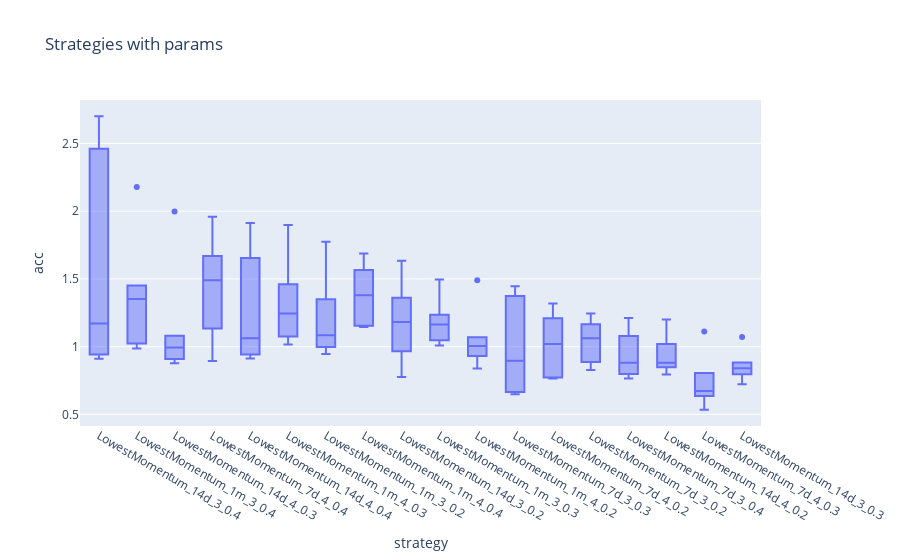
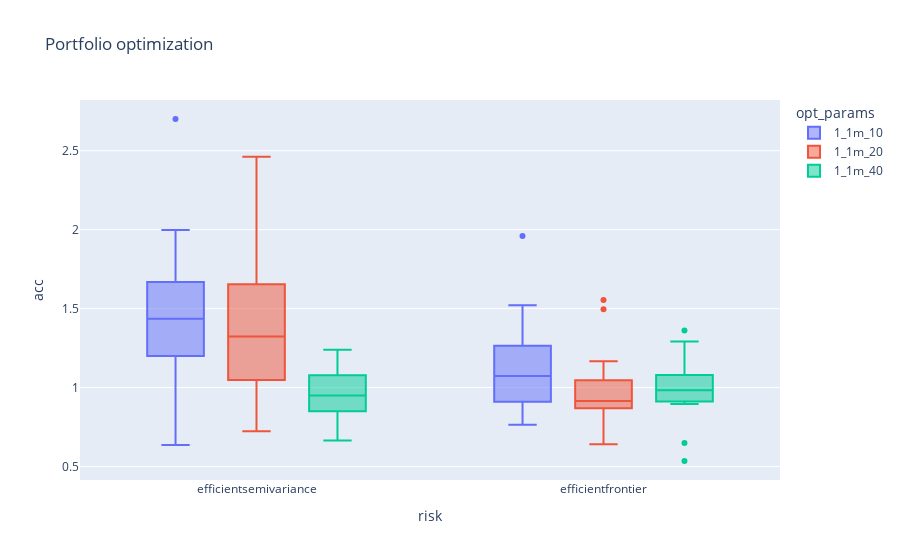

Notebook code for these charts, in order:
### Code cell
plots(lmf)

### Figure 1 — Plotly figure (JSON) as saved in the notebook; plotly's stock layout.template omitted (floating-point values rounded to 4 significant figures)
{"data": [{"alignmentgroup": "True", "hovertemplate": "strategy=%{x}<br>acc=%{y}<extra></extra>", "legendgroup": "", "marker": {"color": "#636efa"}, "name": "", "notched": false, "offsetgroup": "", "orientation": "v", "showlegend": false, "type": "box", "x": ["LowestMomentum_14d_3_0.4", "LowestMomentum_14d_3_0.4", "LowestMomentum_1m_3_0.4", "LowestMomentum_14d_4_0.3", "LowestMomentum_7d_4_0.4", "LowestMomentum_14d_4_0.4", "LowestMomentum_1m_4_0.3", "LowestMomentum_1m_3_0.2", "LowestMomentum_1m_4_0.4", "LowestMomentum_7d_4_0.4", "LowestMomentum_14d_4_0.4", "LowestMomentum_14d_3_0.2", "LowestMomentum_1m_4_0.4", "LowestMomentum_7d_4_0.4", "LowestMomentum_1m_4_0.4", "LowestMomentum_1m_3_0.3", "LowestMomentum_1m_4_0.2", "LowestMomentum_1m_4_0.3", "LowestMomentum_1m_3_0.4", "LowestMomentum_7d_3_0.3", "LowestMomentum_7d_4_0.4", "LowestMomentum_1m_3_0.4", "LowestMomentum_1m_4_0.3", "LowestMomentum_7d_3_0.3", "LowestMomentum_14d_3_0.2", "LowestMomentum_1m_3_0.2", "LowestMomentum_14d_3_0.2", "LowestMomentum_7d_4_0.2", "LowestMomentum_1m_3_0.4", "LowestMomentum_14d_3_0.4", "LowestMomentum_7d_3_0.2", "LowestMomentum_1m_4_0.4", "LowestMomentum_1m_3_0.3", "LowestMomentum_7d_3_0.4", "LowestMomentum_7d_4_0.2", "LowestMomentum_1m_3_0.3", "LowestMomentum_14d_4_0.2", "LowestMomentum_1m_3_0.2", "LowestMomentum_7d_3_0.2", "LowestMomentum_1m_4_0.4", "LowestMomentum_1m_4_0.4", "LowestMomentum_7d_4_0.4", "LowestMomentum_1m_3_0.3", "LowestMomentum_7d_4_0.3", "LowestMomentum_1m_4_0.3", "LowestMomentum_14d_4_0.3", "LowestMomentum_7d_3_0.4", "LowestMomentum_7d_3_0.2", "LowestMomentum_14d_4_0.4", "LowestMomentum_14d_3_0.4", "LowestMomentum_1m_4_0.3", "LowestMomentum_14d_3_0.3", "LowestMomentum_1m_4_0.2", "LowestMomentum_7d_4_0.2", "LowestMomentum_1m_3_0.3", "LowestMomentum_14d_4_0.3", "LowestMomentum_14d_4_0.4", "LowestMomentum_7d_3_0.2", "LowestMomentum_14d_3_0.2", "LowestMomentum_1m_3_0.4", "LowestMomentum_14d_4_0.2", "LowestMomentum_1m_4_0.2", "LowestMomentum_1m_4_0.3", "LowestMomentum_1m_3_0.3", "LowestMomentum_1m_3_0.2", "LowestMomentum_1m_3_0.2", "LowestMomentum_1m_4_0.2", "LowestMomentum_1m_3_0.4", "LowestMomentum_7d_4_0.2", "LowestMomentum_14d_3_0.2", "LowestMomentum_1m_3_0.2", "LowestMomentum_14d_3_0.4", "LowestMomentum_14d_4_0.4", "LowestMomentum_14d_4_0.3", "LowestMomentum_1m_4_0.2", "LowestMomentum_14d_4_0.4", "LowestMomentum_7d_3_0.4", "LowestMomentum_14d_3_0.4", "LowestMomentum_7d_3_0.3", "LowestMomentum_14d_4_0.3", "LowestMomentum_7d_4_0.4", "LowestMomentum_7d_3_0.2", "LowestMomentum_14d_4_0.2", "LowestMomentum_14d_3_0.3", "LowestMomentum_7d_3_0.3", "LowestMomentum_14d_4_0.3", "LowestMomentum_14d_4_0.2", "LowestMomentum_14d_3_0.3", "LowestMomentum_7d_3_0.4", "LowestMomentum_14d_4_0.2", "LowestMomentum_1m_4_0.2", "LowestMomentum_7d_3_0.2", "LowestMomentum_14d_3_0.3", "LowestMomentum_7d_4_0.3", "LowestMomentum_7d_3_0.4", "LowestMomentum_14d_3_0.3", "LowestMomentum_14d_4_0.2", "LowestMomentum_14d_3_0.2", "LowestMomentum_7d_4_0.2", "LowestMomentum_7d_4_0.2", "LowestMomentum_7d_3_0.4", "LowestMomentum_14d_3_0.3", "LowestMomentum_7d_4_0.3", "LowestMomentum_7d_3_0.3", "LowestMomentum_7d_3_0.3", "LowestMomentum_7d_4_0.3", "LowestMomentum_7d_4_0.3", "LowestMomentum_7d_4_0.3"], "x0": " ", "xaxis": "x", "y": [2.701, 2.462, 2.18, 1.998, 1.96, 1.912, 1.898, 1.775, 1.688, 1.669, 1.654, 1.635, 1.566, 1.555, 1.521, 1.495, 1.49, 1.46, 1.452, 1.446, 1.425, 1.411, 1.406, 1.374, 1.362, 1.349, 1.326, 1.32, 1.291, 1.264, 1.245, 1.239, 1.236, 1.212, 1.209, 1.204, 1.2, 1.166, 1.165, 1.154, 1.146, 1.134, 1.125, 1.113, 1.084, 1.081, 1.079, 1.079, 1.079, 1.078, 1.076, 1.071, 1.07, 1.069, 1.048, 1.047, 1.047, 1.045, 1.037, 1.024, 1.02, 1.018, 1.016, 1.008, 1.003, 0.9981, 0.9914, 0.9859, 0.9716, 0.9661, 0.9461, 0.9426, 0.9417, 0.9415, 0.9303, 0.9133, 0.9116, 0.9114, 0.9108, 0.9091, 0.8952, 0.8878, 0.8851, 0.8838, 0.8826, 0.877, 0.8767, 0.8695, 0.8502, 0.8489, 0.8381, 0.8284, 0.8133, 0.8062, 0.7991, 0.796, 0.7946, 0.777, 0.7728, 0.7654, 0.7649, 0.7224, 0.7054, 0.6649, 0.6493, 0.6415, 0.6364, 0.5348], "y0": " ", "yaxis": "y"}], "layout": {"boxmode": "group", "legend": {"tracegroupgap": 0}, "title": {"text": "Strategies with params"}, "xaxis": {"anchor": "y", "domain": [0, 1], "title": {"text": "strategy"}}, "yaxis": {"anchor": "x", "domain": [0, 1], "title": {"text": "acc"}}}}

### Figure 2 — Plotly figure (JSON) as saved in the notebook; plotly's stock layout.template omitted (floating-point values rounded to 4 significant figures)
{"data": [{"alignmentgroup": "True", "hovertemplate": "opt_params=1_1m_10<br>risk=%{x}<br>acc=%{y}<extra></extra>", "legendgroup": "1_1m_10", "marker": {"color": "#636efa"}, "name": "1_1m_10", "notched": false, "offsetgroup": "1_1m_10", "orientation": "v", "showlegend": true, "type": "box", "x": ["efficientsemivariance", "efficientsemivariance", "efficientfrontier", "efficientsemivariance", "efficientsemivariance", "efficientsemivariance", "efficientsemivariance", "efficientsemivariance", "efficientfrontier", "efficientsemivariance", "efficientsemivariance", "efficientfrontier", "efficientsemivariance", "efficientfrontier", "efficientsemivariance", "efficientfrontier", "efficientfrontier", "efficientsemivariance", "efficientsemivariance", "efficientsemivariance", "efficientsemivariance", "efficientfrontier", "efficientfrontier", "efficientfrontier", "efficientfrontier", "efficientfrontier", "efficientfrontier", "efficientfrontier", "efficientsemivariance", "efficientfrontier", "efficientsemivariance", "efficientfrontier", "efficientfrontier", "efficientfrontier", "efficientfrontier", "efficientsemivariance"], "x0": " ", "xaxis": "x", "y": [2.701, 1.998, 1.96, 1.912, 1.775, 1.669, 1.635, 1.566, 1.521, 1.49, 1.46, 1.452, 1.411, 1.406, 1.374, 1.264, 1.245, 1.236, 1.212, 1.2, 1.165, 1.113, 1.081, 1.079, 1.069, 1.018, 1.008, 0.9981, 0.9716, 0.9108, 0.8133, 0.796, 0.7946, 0.777, 0.7649, 0.6364], "y0": " ", "yaxis": "y"}, {"alignmentgroup": "True", "hovertemplate": "opt_params=1_1m_20<br>risk=%{x}<br>acc=%{y}<extra></extra>", "legendgroup": "1_1m_20", "marker": {"color": "#EF553B"}, "name": "1_1m_20", "notched": false, "offsetgroup": "1_1m_20", "orientation": "v", "showlegend": true, "type": "box", "x": ["efficientsemivariance", "efficientsemivariance", "efficientsemivariance", "efficientsemivariance", "efficientsemivariance", "efficientfrontier", "efficientfrontier", "efficientsemivariance", "efficientsemivariance", "efficientsemivariance", "efficientsemivariance", "efficientsemivariance", "efficientsemivariance", "efficientfrontier", "efficientfrontier", "efficientsemivariance", "efficientsemivariance", "efficientsemivariance", "efficientfrontier", "efficientsemivariance", "efficientfrontier", "efficientfrontier", "efficientfrontier", "efficientfrontier", "efficientfrontier", "efficientfrontier", "efficientfrontier", "efficientfrontier", "efficientfrontier", "efficientsemivariance", "efficientfrontier", "efficientsemivariance", "efficientfrontier", "efficientfrontier", "efficientsemivariance", "efficientfrontier"], "x0": " ", "xaxis": "x", "y": [2.462, 2.18, 1.898, 1.688, 1.654, 1.555, 1.495, 1.446, 1.425, 1.349, 1.326, 1.32, 1.204, 1.166, 1.146, 1.079, 1.07, 1.047, 1.047, 1.045, 1.024, 1.016, 0.9661, 0.9426, 0.8878, 0.8851, 0.8826, 0.877, 0.8695, 0.8489, 0.8381, 0.8062, 0.7991, 0.7728, 0.7224, 0.6415], "y0": " ", "yaxis": "y"}, {"alignmentgroup": "True", "hovertemplate": "opt_params=1_1m_40<br>risk=%{x}<br>acc=%{y}<extra></extra>", "legendgroup": "1_1m_40", "marker": {"color": "#00cc96"}, "name": "1_1m_40", "notched": false, "offsetgroup": "1_1m_40", "orientation": "v", "showlegend": true, "type": "box", "x": ["efficientfrontier", "efficientfrontier", "efficientsemivariance", "efficientfrontier", "efficientfrontier", "efficientsemivariance", "efficientsemivariance", "efficientsemivariance", "efficientfrontier", "efficientsemivariance", "efficientfrontier", "efficientfrontier", "efficientfrontier", "efficientsemivariance", "efficientfrontier", "efficientsemivariance", "efficientsemivariance", "efficientsemivariance", "efficientfrontier", "efficientfrontier", "efficientfrontier", "efficientfrontier", "efficientsemivariance", "efficientfrontier", "efficientfrontier", "efficientsemivariance", "efficientfrontier", "efficientsemivariance", "efficientsemivariance", "efficientsemivariance", "efficientsemivariance", "efficientsemivariance", "efficientsemivariance", "efficientsemivariance", "efficientfrontier", "efficientfrontier"], "x0": " ", "xaxis": "x", "y": [1.362, 1.291, 1.239, 1.209, 1.154, 1.134, 1.125, 1.084, 1.079, 1.078, 1.076, 1.071, 1.048, 1.037, 1.02, 1.003, 0.9914, 0.9859, 0.9461, 0.9417, 0.9415, 0.9303, 0.9133, 0.9116, 0.9114, 0.9091, 0.8952, 0.8838, 0.8767, 0.8502, 0.8284, 0.7654, 0.7054, 0.6649, 0.6493, 0.5348], "y0": " ", "yaxis": "y"}], "layout": {"boxmode": "group", "legend": {"title": {"text": "opt_params"}, "tracegroupgap": 0}, "title": {"text": "Portfolio optimization"}, "xaxis": {"anchor": "y", "domain": [0, 1], "title": {"text": "risk"}}, "yaxis": {"anchor": "x", "domain": [0, 1], "title": {"text": "acc"}}}}
